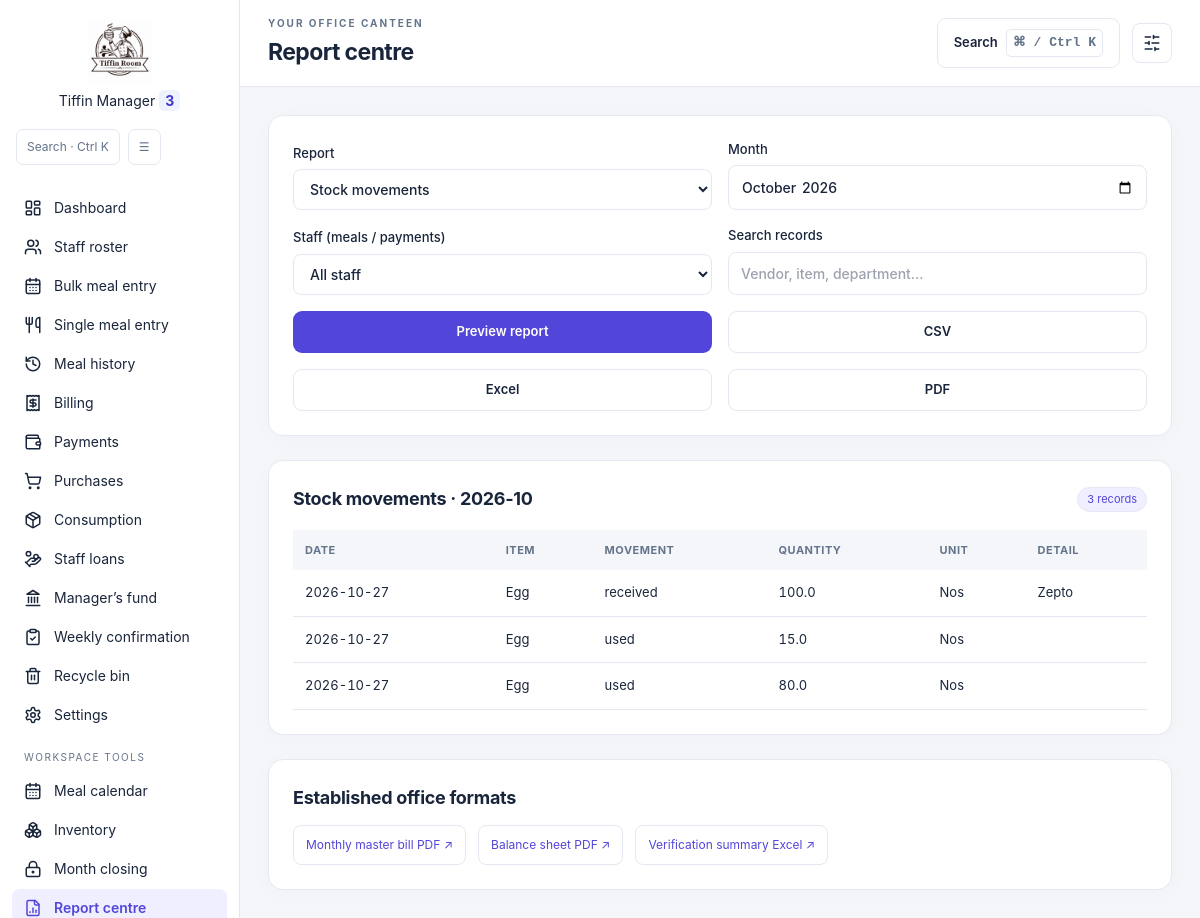
Page /reports?kind=stock on the committed database.
### tables this page shows
CREATE TABLE Stock_Movements (movement_id INTEGER PRIMARY KEY, item_id INTEGER NOT NULL REFERENCES Stock_Items(item_id),
            movement_date TEXT NOT NULL, kind TEXT NOT NULL CHECK(kind IN ('received','used','wasted')),
            quantity REAL NOT NULL CHECK(quantity>0), note TEXT NOT NULL DEFAULT '');

CREATE TABLE Stock_Items (item_id INTEGER PRIMARY KEY, name TEXT UNIQUE NOT NULL,
            unit TEXT NOT NULL, reorder_level REAL NOT NULL DEFAULT 0 CHECK(reorder_level>=0));

### features.py (the view, shortened to what this page needs)
    @app.get('/reports')
    def reports():
        month,_,_=month_bounds(request.args.get('month'));kind=request.args.get('kind','meals')
        staff=request.args.get('staff','');search=request.args.get('search','').strip()
        with connect() as conn:
            rows=report_rows(conn,kind,month,staff,search)
            employees=records(conn,'SELECT employee_id,name FROM Employees ORDER BY name')
        columns=list(rows[0]) if rows else []
        export=request.args.get('format')
        filename=f'{kind}_{month}'
        if export:abort(400,description='Choose CSV, Excel or PDF.')
        return page('reports',title='Report centre',month=month,kind=kind,kinds=REPORTS,staff=staff,search=search,employees=employees,rows=rows,columns=columns,total=sum(r.get('Amount',0) or 0 for r in rows))

### app.py (called while the page is built, shortened)
def connect_db():
    connection = sqlite3.connect(DB_FILE, timeout=10)
    if has_request_context():
        g.setdefault("db_connections", []).append(connection)
    return connection

@app.teardown_request
def close_request_connections(error=None):
    for connection in g.pop("db_connections", []):
        connection.close()

@app.context_processor
def form_security():
    session.setdefault("csrf_token", secrets.token_hex(32))
    return {"csrf_token": session["csrf_token"], "submission_token": lambda: secrets.token_hex(24)}

@app.before_request
def validate_submission():
    for key in ("month", "filter_month", "report_month"):
        value = request.args.get(key)
    if request.method != "POST":
        return

@app.after_request
def finish_submission(response):
    if response.status_code >= 400:
        for connection in g.get("db_connections", []):
            try:
                connection.rollback()
            except sqlite3.ProgrammingError:
                pass  # Some handlers already closed their connection.
    if response.status_code >= 400 and getattr(g, "submission_token", None):
        with connect_db() as conn:
            conn.execute("DELETE FROM Form_Submissions WHERE token = ?", (g.submission_token,))
    if request.method == "POST" and response.status_code == 200:
        return redirect(request.path + "?success=1", code=303)
    return response

@app.context_processor
def inject_leadership():
    conn = connect_db()
    cursor = conn.cursor()
    try:
        cursor.execute("SELECT canteen_manager, committee_members FROM Global_Settings WHERE id = 1")
        row = cursor.fetchone()
        manager = row[0] if row and row[0] else "Aleena Jacob"
        committee = row[1] if row and row[1] else "Sabin P S, Abhilash, Sreelekshmi, Lekshmi"
    except Exception:
        manager = "Aleena Jacob"
        committee = "Sabin P S, Abhilash, Sreelekshmi, Lekshmi"
    finally:
        conn.close()
    return dict(canteen_manager=manager, committee_members=committee)

### features.py (called while the page is built)
def month_bounds(value=None):
    value = value or dt.date.today().strftime('%Y-%m')
    try:
        start = dt.datetime.strptime(value, '%Y-%m').date()
        if start.strftime('%Y-%m') != value:
            raise ValueError()
    except (ValueError, TypeError):
        abort(400, description='Choose a valid month.')
    last = start.replace(day=calendar.monthrange(start.year, start.month)[1])
    return value, start, last

### templates/features/reports.html
{% extends 'features/base.html' %}{% block content %}
<section class="panel"><form method="GET" class="form-grid"><label>Report<select name="kind">{% for key,label in kinds.items() %}<option value="{{ key }}" {{ 'selected' if key==kind }}>{{ label }}</option>{% endfor %}</select></label><label>Month<input type="month" name="month" value="{{ month }}" required></label><label>Staff (meals / payments)<select name="staff"><option value="">All staff</option>{% for e in employees %}<option value="{{ e.employee_id }}" {{ 'selected' if e.employee_id|string==staff }}>{{ e.name }}</option>{% endfor %}</select></label><label>Search records<input name="search" value="{{ search }}" placeholder="Vendor, item, department…"></label><button class="button">Preview report</button><button name="format" value="csv" class="button subtle">CSV</button><button name="format" value="xlsx" class="button subtle">Excel</button><button name="format" value="pdf" class="button subtle">PDF</button></form></section>
<section class="panel"><div class="panel-heading"><h2>{{ kinds[kind] }} · {{ month }}</h2><span class="badge">{{ rows|length }} records{% if kind!='stock' %} · ₹{{ '%.2f'|format(total) }}{% endif %}</span></div><div class="table-scroll"><table class="data-table"><thead><tr>{% for c in columns %}<th>{{ c }}</th>{% endfor %}</tr></thead><tbody>{% for row in rows %}<tr>{% for c in columns %}<td>{{ '%.2f'|format(row[c]) if c in ('Amount','Rate') else row[c] if row[c] is not none else '' }}</td>{% endfor %}</tr>{% else %}<tr><td>No records match these filters.</td></tr>{% endfor %}</tbody></table></div></section>
<section class="panel"><h2>Established office formats</h2><div class="quick-links"><a href="/download-pdf?month={{ month }}">Monthly master bill PDF ↗</a><a href="/download-balance-sheet?month={{ month }}">Balance sheet PDF ↗</a><a href="/export-verification-summary?month={{ month }}">Verification summary Excel ↗</a></div></section>{% endblock %}

### static/app.css (style rules this page uses)
* { box-sizing:border-box }
body { margin:0;font-family:Inter,system-ui,-apple-system,"Segoe UI",sans-serif;color:#1e293b;background:#f8fafc }
input,select,textarea { max-width:100%;min-height:40px }
button { min-height:36px }
th,td { vertical-align:middle }

### static/features.css (style rules this page uses)
:root { --surface:#fff;--canvas:#f5f6fa;--ink:#19253b;--muted:#64748b;--line:#e4e8f0;--brand:#5146d9;--tint:#f0efff;--shadow:0 4px 24px #14234506;color-scheme:light }
body { background:var(--canvas)!important;color:var(--ink)!important }
.feature-page h2 { font-size:18px;font-weight:700;letter-spacing:-.3px;margin-bottom:12px }
.feature-page a:not(.button) { color:var(--brand) }
.button { display:inline-flex;align-items:center;justify-content:center;gap:8px;background:#5146d9;color:#fff!important;border:1px solid transparent;padding:10px 16px;border-radius:9px;font-size:13px;font-weight:600;text-decoration:none;cursor:pointer;white-space:nowrap;transition:transform .16s,background .16s,box-shadow .16s;min-height:42px }
.button.subtle { background:var(--surface);border-color:var(--line);color:var(--ink)!important }
.feature-page input:not([type=hidden]):not([type=checkbox]),.feature-page select,.feature-page textarea,.command-dialog input { padding:10px 12px;border:1px solid var(--line);border-radius:8px;background:var(--surface);color:var(--ink);font-size:14px;min-width:0;max-width:100% }
.feature-page label { display:flex;flex-direction:column;gap:6px;font-size:13px;font-weight:500 }
.panel { border:1px solid var(--line);background:var(--surface);border-radius:15px;padding:24px;min-width:0;box-shadow:var(--shadow) }
.panel-heading { display:flex;align-items:center;justify-content:space-between;gap:12px;flex-wrap:wrap;margin-bottom:15px }
.panel-heading h2 { margin-bottom:3px }
.badge { display:inline-flex;border:1px solid var(--line);border-radius:20px;padding:4px 9px;font-size:11px;line-height:1.4;background:var(--tint);color:var(--brand) }
.quick-links { display:flex;gap:12px;flex-wrap:wrap;margin-top:14px }
.quick-links a { display:flex;align-items:center;gap:8px;padding:10px 12px;border:1px solid var(--line);border-radius:8px;font-size:12px }
.form-grid { display:grid;grid-template-columns:repeat(2,minmax(0,1fr));gap:16px;align-items:end }
.data-table { width:100%;border-collapse:collapse;font-size:13px }
.data-table th { text-align:left;color:var(--muted);font-size:11px;text-transform:uppercase;letter-spacing:.5px;padding:12px;background:var(--canvas);white-space:nowrap }
.data-table td { padding:13px 12px;border-bottom:1px solid var(--line);font-variant-numeric:tabular-nums }
.table-scroll { overflow:auto;max-height:65vh }
.table-scroll thead { position:sticky;top:0;z-index:1 }
.feature-page>.panel,.feature-page>.feature-grid,.feature-page>.metrics,.welcome-panel { animation:enter .28s ease both }
.feature-page>section { min-width:0 }

### rows in the picture
Stock_Movements: movement_date "2026-10-27" "received" "100.0" "Zepto"
Stock_Items: name "Egg" "Nos" "Egg" "Nos" "Egg" "Nos"
Stock_Movements: movement_date "2026-10-27" "used" "15.0"
Stock_Movements: movement_date "2026-10-27" "used" "80.0"

### other values in the picture
{{ title }} "Report centre"
{{ kinds[kind] }} "Stock movements"
{{ month }} "2026-10"
{{ rows|length }} "3"
{{ c }} "DATE" "ITEM" "MOVEMENT" "QUANTITY" "UNIT" "DETAIL"
form field kind "Stock movements"
